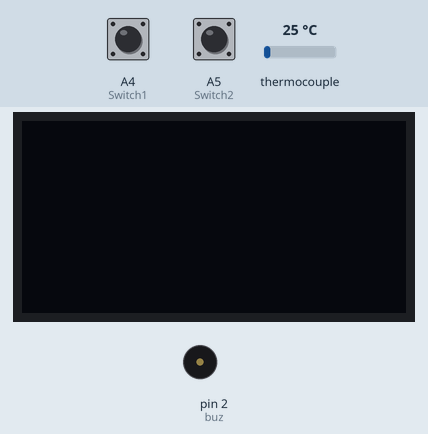
A sketch run on a simulated Arduino Uno, built with avr-gcc and run on an emulated ATmega328P. Shown: 128×64 one-colour display, buzzer (waves = sounding, pin HIGH). The inputs (shaded band) are chosen by the test bench; at power-on: A4 (Switch1) HIGH, A5 (Switch2) HIGH, thermocouple 25 °C. The display library's start-up logo is not drawn; EEPROM starts erased.

Above: at 1.7 s.
1.8 s: A4 (Switch1) pulled LOW for 1 s
At 3.4 s:
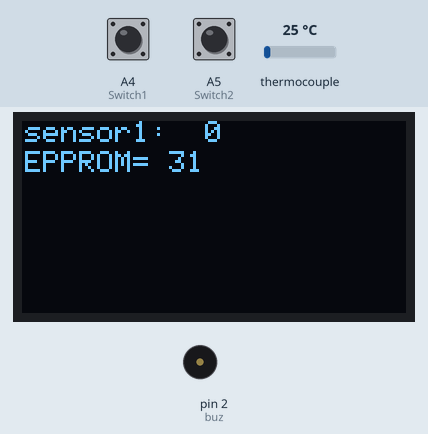
4.3 s: A5 (Switch2) pulled LOW for 3.2 s
At 8.7 s:
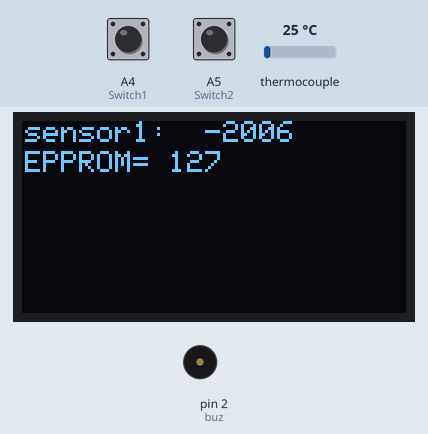
9.0 s: A4 (Switch1) pulled LOW for 0.15 s
At 10.0 s:
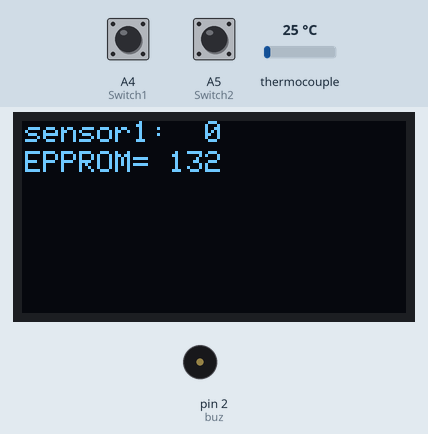
10.6 s: A5 (Switch2) pulled LOW for 0.15 s
At 10.7 s:
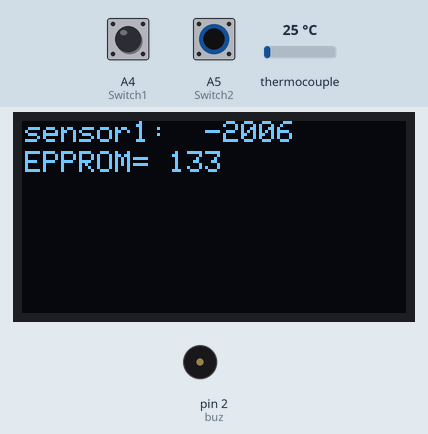
Timing chart, 0 to 13.2 s (numbered marks = the images above; inputs shaded):
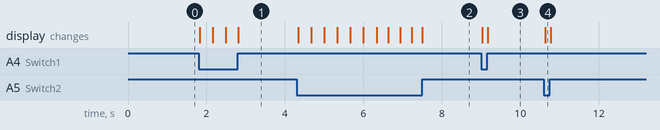

Measured:
- after the input at 1.8 s, the display: first changes at once (image 1 shows a later state)
- after the input at 4.3 s, the display: first changes at once (image 2 shows a later state)
- after the input at 9.0 s, the display: first changes at once (image 3 shows a later state)
- after the input at 10.6 s, the display: changes at once (image 4)

The sketch:

TemperatureReading.ino
```cpp
#include <EEPROM.h>
#include <max6675.h>
#include <EEPROM.h>
#include <SPI.h>
#include <Wire.h>
#include <max6675.h>
#include <Adafruit_GFX.h>
#include <Adafruit_SSD1306.h>


#define SCREEN_WIDTH 128 // OLED diplay width, in pixels
#define SCREEN_HEIGHT 64 // OLED display height, in pixels

// Declaration for SSD1306 display connected using software SPI (default case):
#define OLED_MOSI   9
#define OLED_CLK   10
#define OLED_DC    11
#define OLED_CS    12
#define OLED_RESET 13
Adafruit_SSD1306 display(SCREEN_WIDTH, SCREEN_HEIGHT, OLED_MOSI, OLED_CLK, OLED_DC, OLED_RESET, OLED_CS);

#define NUMFLAKES     10 // Number of snowflakes in the animation example

#define LOGO_HEIGHT   16
#define LOGO_WIDTH    16
int address = 0;
byte value;
int addr = 0;
int l1;
int buz = 2;
int temp;
int temp1;
int ktcSO = 4;
int ktcCS = 6;
int ktcCLK = 5;
MAX6675 ktc(ktcCLK, ktcCS, ktcSO);
int Switch1 = A4;
int Switch2 = A5;

void setup() {
  Serial.begin(9600);
  // give the MAX a little time to settle
  Serial.begin(9600);
  display.begin(SSD1306_SWITCHCAPVCC);
  display.setTextColor(WHITE);
  display.setTextSize(1);
  //  display.print("Test");
  display.display();
  delay(500);
  display.clearDisplay();
  display.display();
  display.setTextSize(1);
  pinMode(Switch1, INPUT_PULLUP);
  pinMode(Switch2, INPUT_PULLUP);
  pinMode(buz, OUTPUT);
}

void loop() {
  // basic readout test
  int SW1 = digitalRead(Switch1);
  int SW2 = digitalRead(Switch2);

//   display.setCursor(1,24); display.print("EPROM="); display.print(address);
  if (SW1 == LOW) {
     temp = (ktc.readCelsius() * 2.008678) - 2057.47 + 1;
      temp= constrain(temp,0,500);
     int val1 = temp / 4;
      EEPROM.write(addr, val1);
      address = addr;
      l1 = EEPROM.read(address);
      address = address + 1;
      if (address == 350)
      address = 0;
      addr = addr + 1;
      if (addr == 350)
        addr = 0;
      if (address >= 300) {
     digitalWrite(buz,HIGH);
      } else {
       digitalWrite(buz,LOW);
      }

      display.clearDisplay();
      display.setCursor(1, 0); display.print("sensor1: "); display.print(" "); display.print(temp);
      display.setCursor(1, 10); display.print("EPPROM= "); display.print(address);
      display.display();

  }
  if (SW2 == LOW) {
   temp = (ktc.readCelsius() * 2.008678) - 2057.47 + 1;
     int val1 = temp / 4;
      EEPROM.write(addr, val1);
      address = addr;
      l1 = EEPROM.read(address);
      address = address + 1;
      if (address == 350)
      address = 0;
      addr = addr + 1;
      if (addr == 350)
        addr = 0;
      if (address >= 300) {
     digitalWrite(buz,HIGH);
      } else {
       digitalWrite(buz,LOW);
      }
      display.clearDisplay();
      display.setCursor(1, 0); display.print("sensor1: "); display.print(" "); display.print(temp);
      display.setCursor(1, 10); display.print("EPPROM= "); display.print(address);
      display.display();
  }
}
```
